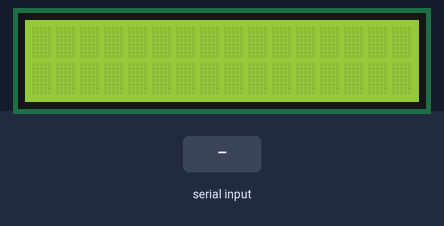
Bench run of a sketch on a simulated Arduino Uno, built with avr-gcc and run on an emulated ATmega328P. Parts: 16×2 character LCD. The test bench sets the inputs (shaded band).

Above: at 1.2 s.
1.3 s: "1" received over Serial
At 3.5 s:
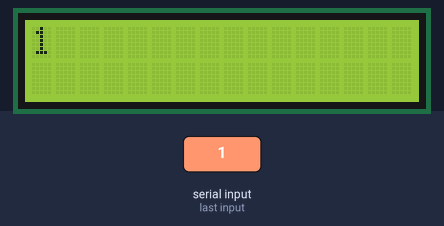
3.8 s: "0" received over Serial
At 5.6 s:
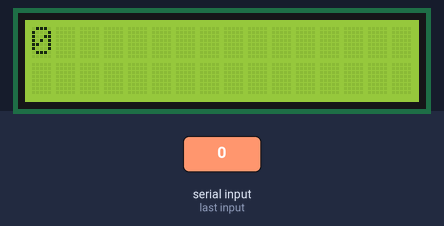
6.3 s: "2" received over Serial
At 8.7 s:
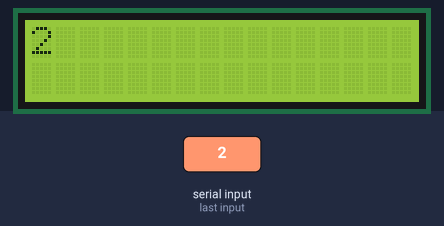
Timing chart, 0 to 10.2 s (numbered marks = the images above; inputs shaded):
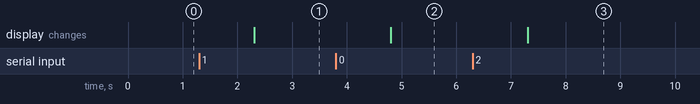

The sketch:

LCD_1.ino
```cpp
#include <LiquidCrystal.h>

LiquidCrystal lcd(13,12,11,10,9,8,7); // 13rs,12rw,11e,10~7:D4~7
 // int pin_LCD_CTRL[3]={13,12,11};
 // int pin_LCD_DATA[4]={10,9,8,7};
void setup() {
  // put your setup code here, to run once:
  Serial.begin(9600);
  lcd.begin(16,2);
//  lcd.print("hello!");
//
//  lcd.setCursor(0,1);
//  lcd.print("EdgeILAB");
//  delay(5000);
  //lcd.clear();
  //lcd.setCursor(0,0);
  //lcd.print("IOT");

}

void loop() {
  // put your main code here, to run repeatedly:
  String buffer;
  if(Serial.available()>0)
  {
    buffer=Serial.readString();
  }
  if(buffer !="")
  {
    lcd.clear();
    lcd.setCursor(0,0);
    lcd.print(buffer);
  }
}
```

Measured:
- after the input at 1.3 s, the display: changes after 1.0 s (image 1)
- after the input at 3.8 s, the display: changes after 1.0 s (image 2)
- after the input at 6.3 s, the display: changes after 1.0 s (image 3)
